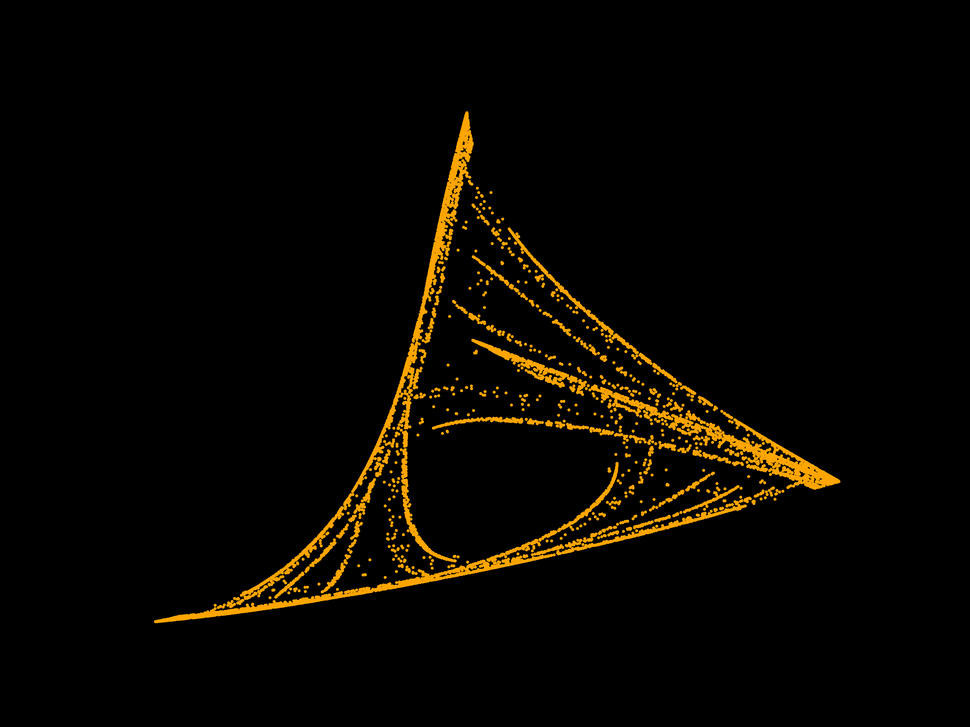
#> input picture sketchbook/chaos_theory/gallery/1689287435.6128192.png, 970 x 727 px, shrunk from 6400 x 4800 before the run
$ python edit_image.py
#> lines starting #> are read from the running program, lines starting #| are printed output that depends on the picture; after the words box and inside, x2 and y2 are one past the last pixel; in counts of white or black regions, pixels touching at a corner belong together
import cv2


image = cv2.imread('gallery/1689287435.6128192.png')
#> image is the input picture: shape (727, 970, 3); mean B, G, R 0, 5.7, 8.5
img_gray = cv2.cvtColor(image, cv2.COLOR_BGR2GRAY)
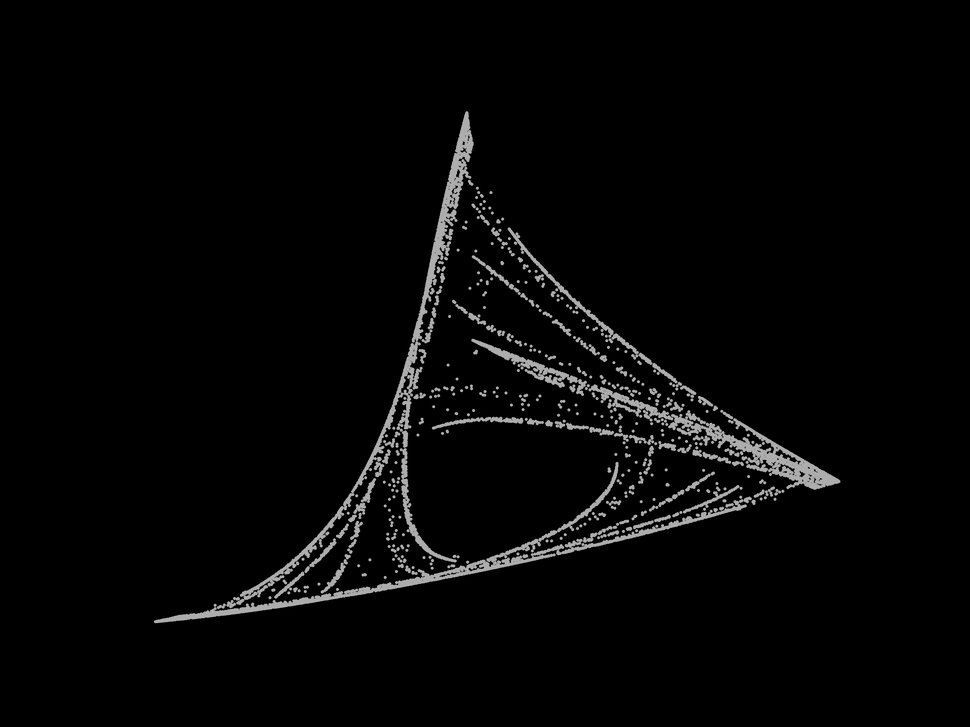
#> img_gray: shape (727, 970); min 0, max 190, mean 5.9
ret, im = cv2.threshold(img_gray, 100, 255, cv2.THRESH_BINARY_INV)
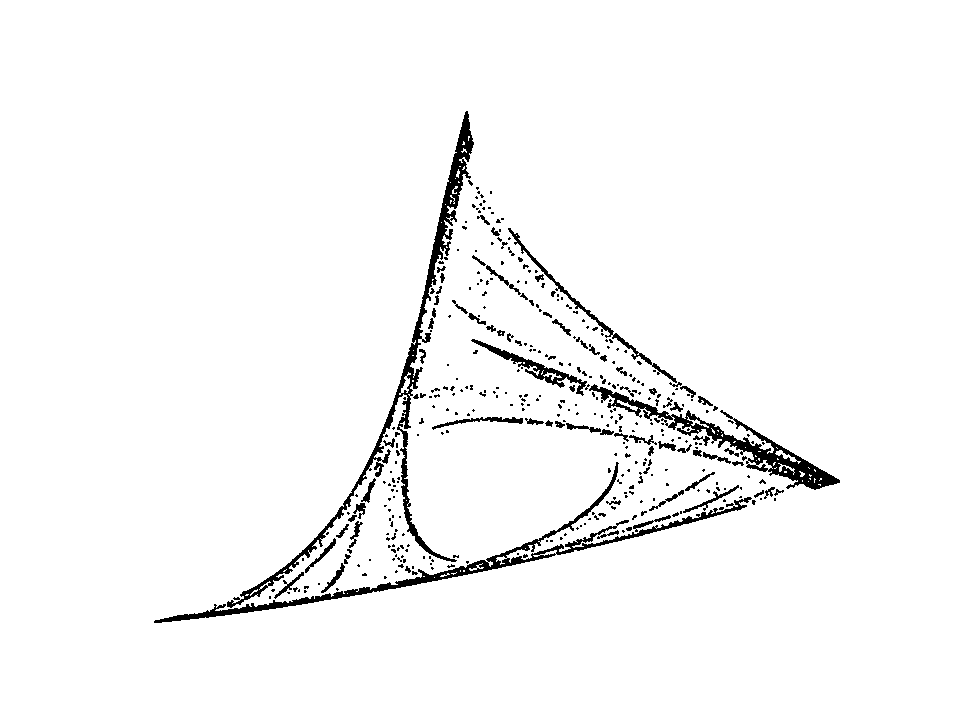
#> im: shape (727, 970); 96.8% white; 389 black regions (305 under 20 px), largest, box (x1, y1, x2, y2) and area: (227, 111, 474, 608) 5480, (154, 462, 752, 623) 4348, (589, 384, 840, 490) 3575
contours, hierarchy  = cv2.findContours(im, cv2.RETR_EXTERNAL, cv2.CHAIN_APPROX_SIMPLE)
#> contours = [[[0, 0], [0, 726], [969, 726], [969, 0]]]
img = cv2.drawContours(im, contours, -1, (0,255,75), 2)
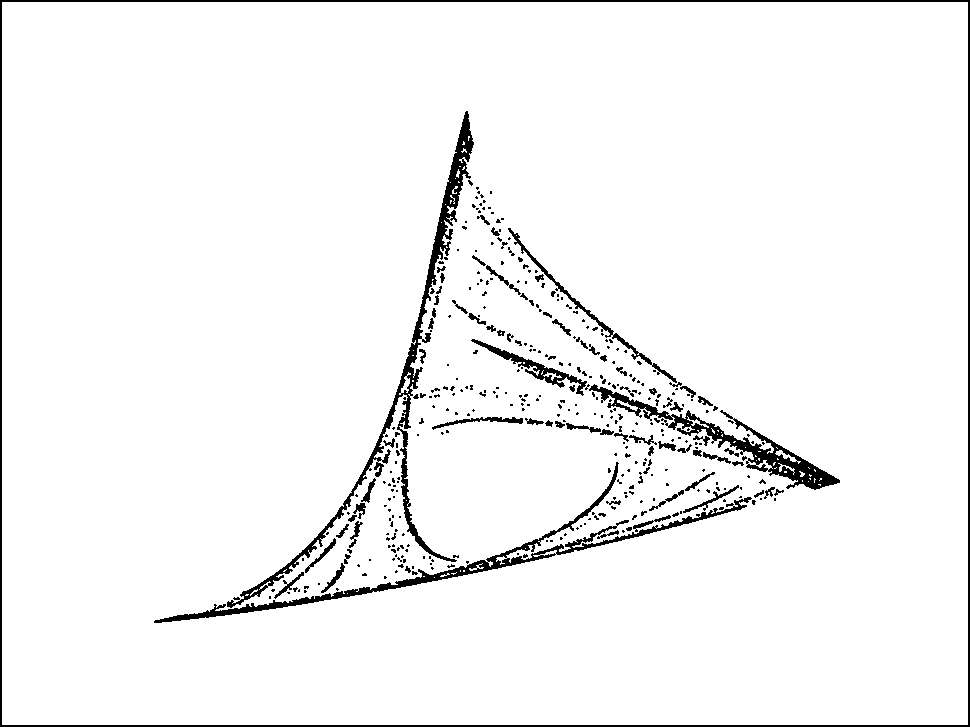
#> img: shape (727, 970); 95.9% white; 390 black regions (305 under 20 px), largest, box (x1, y1, x2, y2) and area: (0, 0, 970, 727) 6772, (227, 111, 474, 608) 5480, (154, 462, 752, 623) 4348

cv2.imwrite('contours.png', img)

$ run again, with sketchbook/chaos_theory/gallery/1689242248.0315697.png copied over sketchbook/chaos_theory/gallery/1689287435.6128192.png
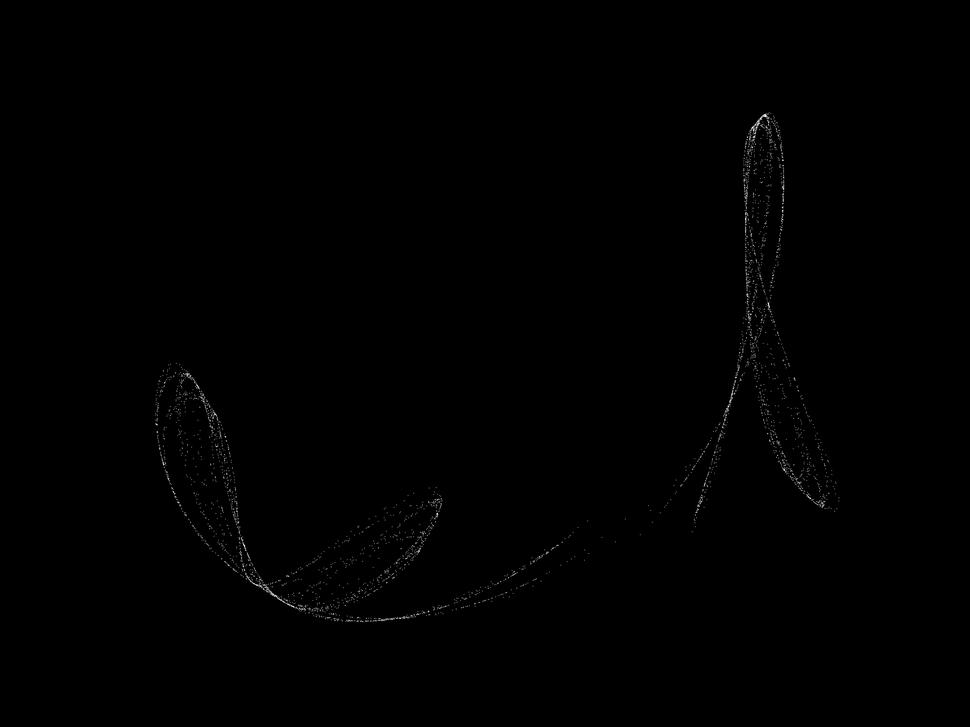
#> input picture sketchbook/chaos_theory/gallery/1689242248.0315697.png, 970 x 727 px, shrunk from 6400 x 4800 before the run
#> image is the input picture: shape (727, 970, 3); min 0, max 255, mean 0.7
#> `ret, im = cv2.threshold(img_gray, 100, 255, cv2.THRESH_BINARY_INV)`:
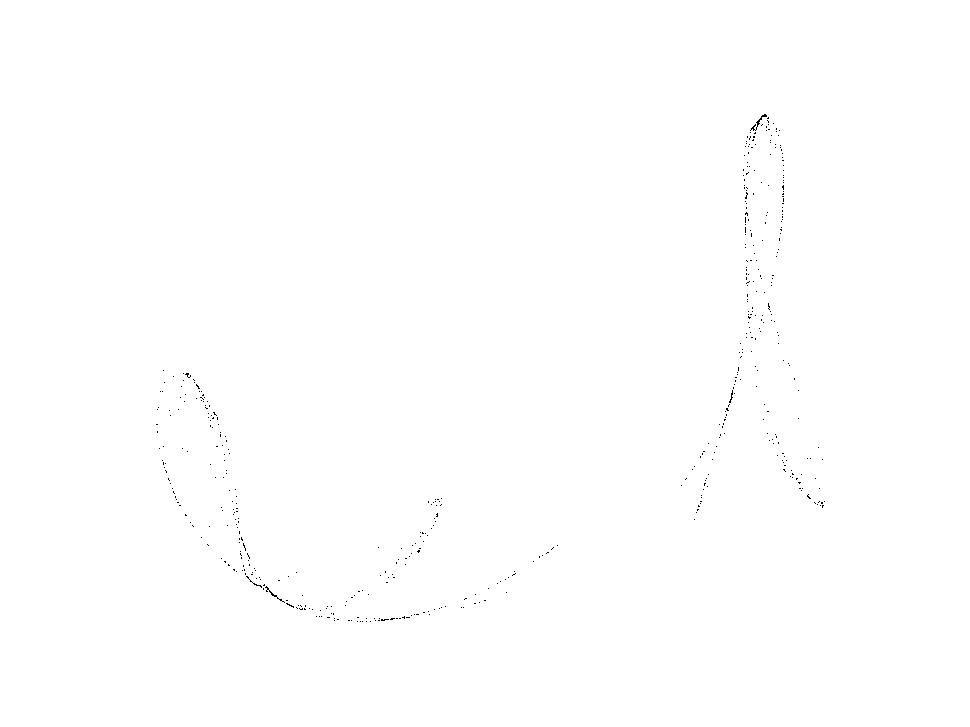
#> im: shape (727, 970); 99.9% white; black in thin lines or dots, all inside (x1, y1, x2, y2) = (156, 114, 825, 622)
#> contours = [[[0, 0], [0, 726], [969, 726], [969, 0]]]
#> `img = cv2.drawContours(im, contours, -1, (0,255,75), 2)`:
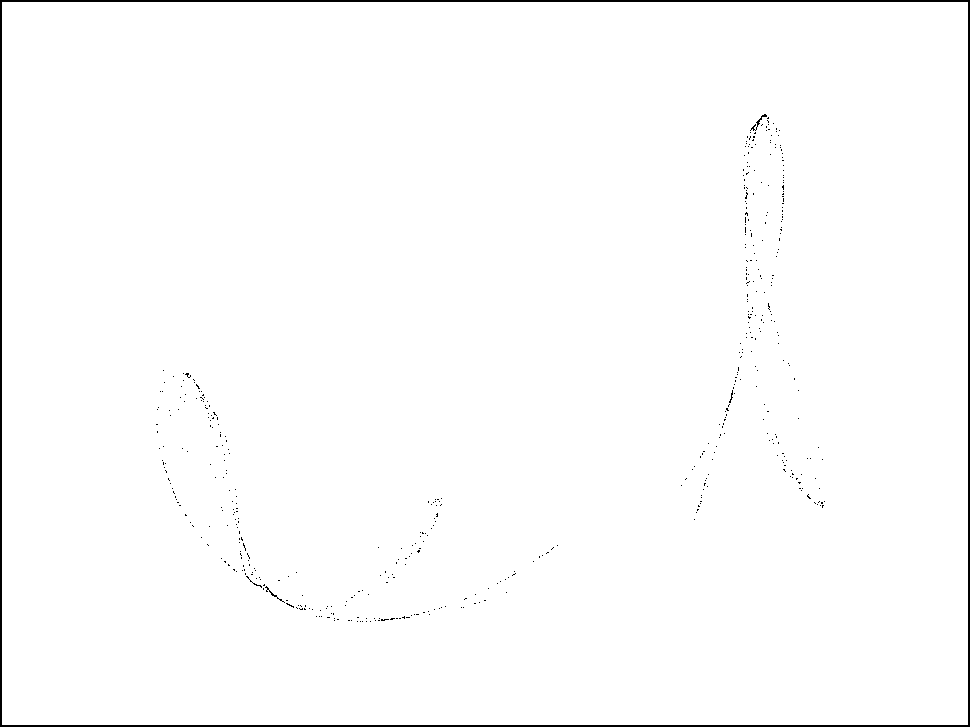
#> img: shape (727, 970); 98.9% white; 509 black regions (505 under 20 px), largest, box (x1, y1, x2, y2) and area: (0, 0, 970, 727) 6772, (750, 114, 767, 131) 53, (265, 586, 285, 603) 40, (246, 576, 262, 588) 23
